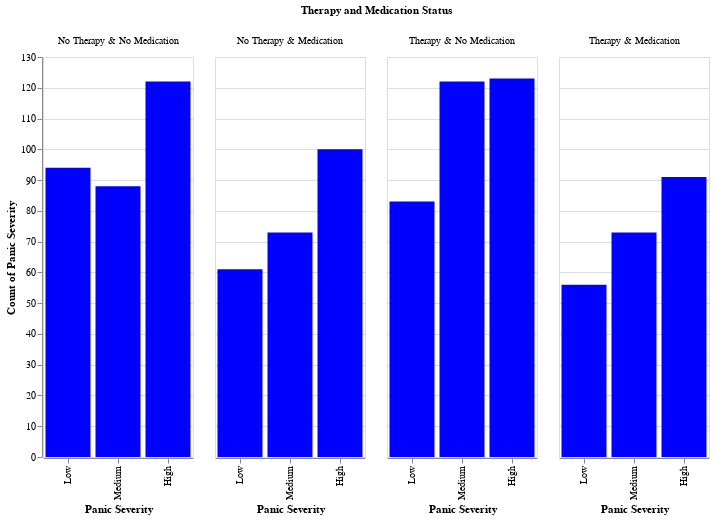

Here is the notebook cell this chart was saved with:
### Code cell
import altair as alt

# Create Therapy_Status and Medication_Status columns for labeling purposes using .apply()
df['Therapy_Status'] = df['Therapy'].apply(lambda x: 'Therapy' if x == 1 else 'No Therapy')
df['Medication_Status'] = df['Medication'].apply(lambda x: 'Medication' if x == 1 else 'No Medication')

# Create a combined Therapy/Medication status column
df['Status'] = df['Therapy_Status'] + ' & ' + df['Medication_Status']

# Group by and count each combined therapy/medication status and panic severity category
count_df = df.groupby(['Status', 'Panic_Severity']).size().reset_index(name='Count')

# Specify the order of Panic_Severity categories (x-axis)
severity_order = ['Low', 'Medium', 'High']

# Specify the order of Status categories (subplots)
status_order = ['No Therapy & No Medication', 'No Therapy & Medication', 
                'Therapy & No Medication', 'Therapy & Medication']

# Create the grouped bar chart with severity on the x-axis
chart = alt.Chart(count_df).mark_bar(color='blue').encode(
    x=alt.X('Panic_Severity:N', title='Panic Severity', sort=severity_order),
    y=alt.Y('Count:Q', title='Count of Panic Severity'),
    

    # Ensure the subplots follow the specified order
    column=alt.Column('Status:N', title='Therapy and Medication Status', sort=status_order)  
).properties(
    width=150,  
    height=400
).interactive()

chart

### Figure 1 — Vega-Lite specification as saved in the notebook (floating-point values rounded to 4 significant figures)
{"config": {"view": {"continuousWidth": 300, "continuousHeight": 300}}, "data": {"name": "data-529661417532d9cdfee5b187a6ce8637"}, "mark": {"type": "bar", "color": "blue"}, "encoding": {"column": {"field": "Status", "sort": ["No Therapy & No Medication", "No Therapy & Medication", "Therapy & No Medication", "Therapy & Medication"], "title": "Therapy and Medication Status", "type": "nominal"}, "x": {"field": "Panic_Severity", "sort": ["Low", "Medium", "High"], "title": "Panic Severity", "type": "nominal"}, "y": {"field": "Count", "title": "Count of Panic Severity", "type": "quantitative"}}, "height": 400, "params": [{"name": "param_5", "select": {"type": "interval", "encodings": ["x", "y"]}, "bind": "scales"}], "width": 150, "$schema": "https://vega.github.io/schema/vega-lite/v5.20.1.json", "datasets": {"data-529661417532d9cdfee5b187a6ce8637": [{"Status": "No Therapy & Medication", "Panic_Severity": "High", "Count": 100}, {"Status": "No Therapy & Medication", "Panic_Severity": "Low", "Count": 61}, {"Status": "No Therapy & Medication", "Panic_Severity": "Medium", "Count": 73}, {"Status": "No Therapy & No Medication", "Panic_Severity": "High", "Count": 122}, {"Status": "No Therapy & No Medication", "Panic_Severity": "Low", "Count": 94}, {"Status": "No Therapy & No Medication", "Panic_Severity": "Medium", "Count": 88}, {"Status": "Therapy & Medication", "Panic_Severity": "High", "Count": 91}, {"Status": "Therapy & Medication", "Panic_Severity": "Low", "Count": 56}, {"Status": "Therapy & Medication", "Panic_Severity": "Medium", "Count": 73}, {"Status": "Therapy & No Medication", "Panic_Severity": "High", "Count": 123}, {"Status": "Therapy & No Medication", "Panic_Severity": "Low", "Count": 83}, {"Status": "Therapy & No Medication", "Panic_Severity": "Medium", "Count": 122}]}}
